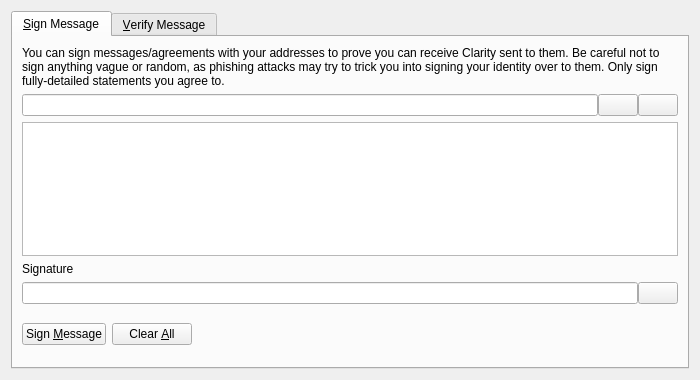
<?xml version="1.0" encoding="UTF-8"?>
<ui version="4.0">
 <class>SignVerifyMessageDialog</class>
 <widget class="QDialog" name="SignVerifyMessageDialog">
  <property name="geometry">
   <rect>
    <x>0</x>
    <y>0</y>
    <width>700</width>
    <height>380</height>
   </rect>
  </property>
  <property name="windowTitle">
   <string>Signatures - Sign / Verify a Message</string>
  </property>
  <property name="modal">
   <bool>true</bool>
  </property>
  <layout class="QVBoxLayout" name="verticalLayout">
   <item>
    <widget class="QTabWidget" name="tabWidget">
     <property name="currentIndex">
      <number>0</number>
     </property>
     <widget class="QWidget" name="tabSignMessage">
      <attribute name="title">
       <string>&amp;Sign Message</string>
      </attribute>
      <layout class="QVBoxLayout" name="verticalLayout_SM">
       <item>
        <widget class="QLabel" name="infoLabel_SM">
         <property name="text">
          <string>You can sign messages/agreements with your addresses to prove you can receive Clarity sent to them. Be careful not to sign anything vague or random, as phishing attacks may try to trick you into signing your identity over to them. Only sign fully-detailed statements you agree to.</string>
         </property>
         <property name="textFormat">
          <enum>Qt::PlainText</enum>
         </property>
         <property name="wordWrap">
          <bool>true</bool>
         </property>
        </widget>
       </item>
       <item>
        <layout class="QHBoxLayout" name="horizontalLayout_1_SM">
         <property name="spacing">
          <number>0</number>
         </property>
         <item>
          <widget class="QValidatedLineEdit" name="addressIn_SM">
           <property name="toolTip">
            <string>The Clarity address to sign the message with</string>
           </property>
          </widget>
         </item>
         <item>
          <widget class="QPushButton" name="addressBookButton_SM">
           <property name="toolTip">
            <string>Choose previously used address</string>
           </property>
           <property name="text">
            <string/>
           </property>
           <property name="shortcut">
            <string>Alt+A</string>
           </property>
           <property name="autoDefault">
            <bool>false</bool>
           </property>
          </widget>
         </item>
         <item>
          <widget class="QPushButton" name="pasteButton_SM">
           <property name="toolTip">
            <string>Paste address from clipboard</string>
           </property>
           <property name="text">
            <string/>
           </property>
           <property name="shortcut">
            <string>Alt+P</string>
           </property>
           <property name="autoDefault">
            <bool>false</bool>
           </property>
          </widget>
         </item>
        </layout>
       </item>
       <item>
        <widget class="QPlainTextEdit" name="messageIn_SM">
         <property name="toolTip">
          <string>Enter the message you want to sign here</string>
         </property>
        </widget>
       </item>
       <item>
        <widget class="QLabel" name="signatureLabel_SM">
         <property name="text">
          <string>Signature</string>
         </property>
         <property name="textFormat">
          <enum>Qt::PlainText</enum>
         </property>
        </widget>
       </item>
       <item>
        <layout class="QHBoxLayout" name="horizontalLayout_2_SM">
         <property name="spacing">
          <number>0</number>
         </property>
         <item>
          <widget class="QLineEdit" name="signatureOut_SM">
           <property name="font">
            <font>
             <italic>true</italic>
            </font>
           </property>
           <property name="readOnly">
            <bool>true</bool>
           </property>
          </widget>
         </item>
         <item>
          <widget class="QPushButton" name="copySignatureButton_SM">
           <property name="toolTip">
            <string>Copy the current signature to the system clipboard</string>
           </property>
           <property name="text">
            <string/>
           </property>
           <property name="autoDefault">
            <bool>false</bool>
           </property>
          </widget>
         </item>
        </layout>
       </item>
       <item>
        <layout class="QHBoxLayout" name="horizontalLayout_3_SM">
         <item>
          <widget class="QPushButton" name="signMessageButton_SM">
           <property name="toolTip">
            <string>Sign the message to prove you own this Clarity address</string>
           </property>
           <property name="text">
            <string>Sign &amp;Message</string>
           </property>
           <property name="autoDefault">
            <bool>false</bool>
           </property>
          </widget>
         </item>
         <item>
          <widget class="QPushButton" name="clearButton_SM">
           <property name="toolTip">
            <string>Reset all sign message fields</string>
           </property>
           <property name="text">
            <string>Clear &amp;All</string>
           </property>
           <property name="autoDefault">
            <bool>false</bool>
           </property>
          </widget>
         </item>
         <item>
          <spacer name="horizontalSpacer_1_SM">
           <property name="orientation">
            <enum>Qt::Horizontal</enum>
           </property>
           <property name="sizeHint" stdset="0">
            <size>
             <width>40</width>
             <height>48</height>
            </size>
           </property>
          </spacer>
         </item>
         <item>
          <widget class="QLabel" name="statusLabel_SM">
           <property name="font">
            <font>
             <weight>75</weight>
             <bold>true</bold>
            </font>
           </property>
           <property name="text">
            <string/>
           </property>
           <property name="wordWrap">
            <bool>true</bool>
           </property>
          </widget>
         </item>
         <item>
          <spacer name="horizontalSpacer_2_SM">
           <property name="orientation">
            <enum>Qt::Horizontal</enum>
           </property>
           <property name="sizeHint" stdset="0">
            <size>
             <width>40</width>
             <height>48</height>
            </size>
           </property>
          </spacer>
         </item>
        </layout>
       </item>
      </layout>
     </widget>
     <widget class="QWidget" name="tabVerifyMessage">
      <attribute name="title">
       <string>&amp;Verify Message</string>
      </attribute>
      <layout class="QVBoxLayout" name="verticalLayout_VM">
       <item>
        <widget class="QLabel" name="infoLabel_VM">
         <property name="text">
          <string>Enter the receiver's address, message (ensure you copy line breaks, spaces, tabs, etc. exactly) and signature below to verify the message. Be careful not to read more into the signature than what is in the signed message itself, to avoid being tricked by a man-in-the-middle attack. Note that this only proves the signing party receives with the address, it cannot prove sendership of any transaction!</string>
         </property>
         <property name="textFormat">
          <enum>Qt::PlainText</enum>
         </property>
         <property name="alignment">
          <set>Qt::AlignLeading|Qt::AlignLeft|Qt::AlignTop</set>
         </property>
         <property name="wordWrap">
          <bool>true</bool>
         </property>
        </widget>
       </item>
       <item>
        <layout class="QHBoxLayout" name="horizontalLayout_1_VM">
         <property name="spacing">
          <number>0</number>
         </property>
         <item>
          <widget class="QValidatedLineEdit" name="addressIn_VM">
           <property name="toolTip">
            <string>The Clarity address the message was signed with</string>
           </property>
          </widget>
         </item>
         <item>
          <widget class="QPushButton" name="addressBookButton_VM">
           <property name="toolTip">
            <string>Choose previously used address</string>
           </property>
           <property name="text">
            <string/>
           </property>
           <property name="shortcut">
            <string>Alt+A</string>
           </property>
           <property name="autoDefault">
            <bool>false</bool>
           </property>
          </widget>
         </item>
        </layout>
       </item>
       <item>
        <widget class="QPlainTextEdit" name="messageIn_VM"/>
       </item>
       <item>
        <widget class="QValidatedLineEdit" name="signatureIn_VM"/>
       </item>
       <item>
        <layout class="QHBoxLayout" name="horizontalLayout_2_VM">
         <item>
          <widget class="QPushButton" name="verifyMessageButton_VM">
           <property name="toolTip">
            <string>Verify the message to ensure it was signed with the specified Clarity address</string>
           </property>
           <property name="text">
            <string>Verify &amp;Message</string>
           </property>
           <property name="autoDefault">
            <bool>false</bool>
           </property>
          </widget>
         </item>
         <item>
          <widget class="QPushButton" name="clearButton_VM">
           <property name="toolTip">
            <string>Reset all verify message fields</string>
           </property>
           <property name="text">
            <string>Clear &amp;All</string>
           </property>
           <property name="autoDefault">
            <bool>false</bool>
           </property>
          </widget>
         </item>
         <item>
          <spacer name="horizontalSpacer_1_VM">
           <property name="orientation">
            <enum>Qt::Horizontal</enum>
           </property>
           <property name="sizeHint" stdset="0">
            <size>
             <width>40</width>
             <height>48</height>
            </size>
           </property>
          </spacer>
         </item>
         <item>
          <widget class="QLabel" name="statusLabel_VM">
           <property name="font">
            <font>
             <weight>75</weight>
             <bold>true</bold>
            </font>
           </property>
           <property name="text">
            <string/>
           </property>
           <property name="wordWrap">
            <bool>true</bool>
           </property>
          </widget>
         </item>
         <item>
          <spacer name="horizontalSpacer_2_VM">
           <property name="orientation">
            <enum>Qt::Horizontal</enum>
           </property>
           <property name="sizeHint" stdset="0">
            <size>
             <width>40</width>
             <height>48</height>
            </size>
           </property>
          </spacer>
         </item>
        </layout>
       </item>
      </layout>
     </widget>
    </widget>
   </item>
  </layout>
 </widget>
 <customwidgets>
  <customwidget>
   <class>QValidatedLineEdit</class>
   <extends>QLineEdit</extends>
   <header>qvalidatedlineedit.h</header>
  </customwidget>
 </customwidgets>
 <resources>
  <include location="../clarity.qrc"/>
 </resources>
 <connections/>
</ui>
